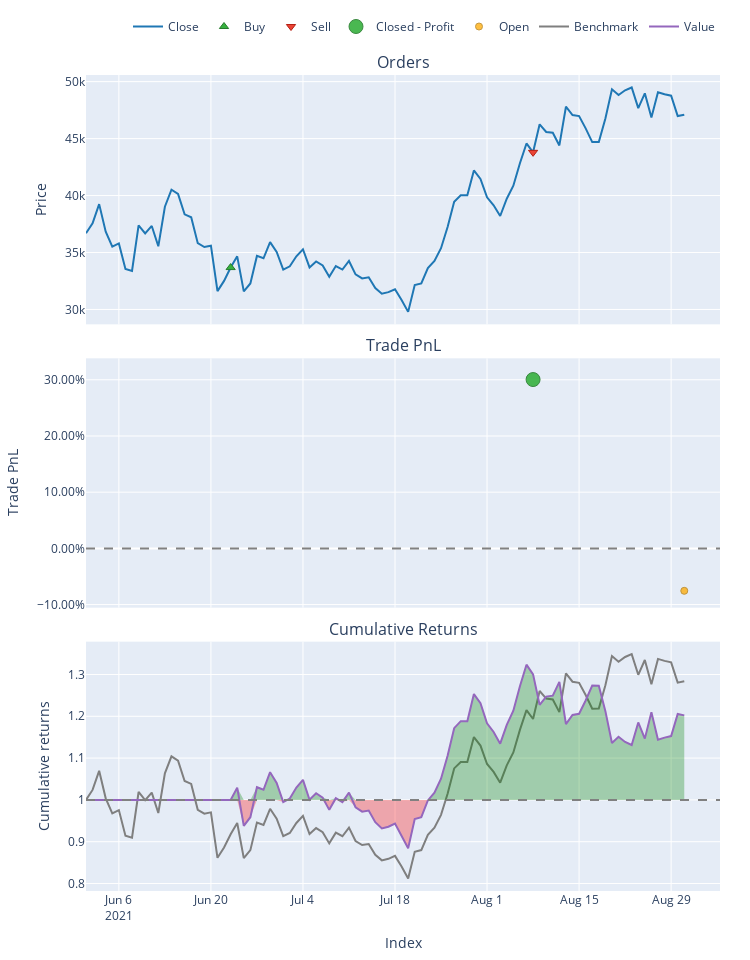

Source (notebook cell):
### Code cell
vbt.settings.portfolio.init_cash = 1000
pf = vbt.Portfolio.from_signals(df['Close'],
                                direction='both',
                                entries=entries,
                                exits=exits,
                                # short_entries=short_entries,
                                # short_exits=short_exits,
                                # tp_stop=0.035,
                                # sl_trail=0.1
                                )
print(pf.init_cash + pf.total_profit())
pf.plot().show()
